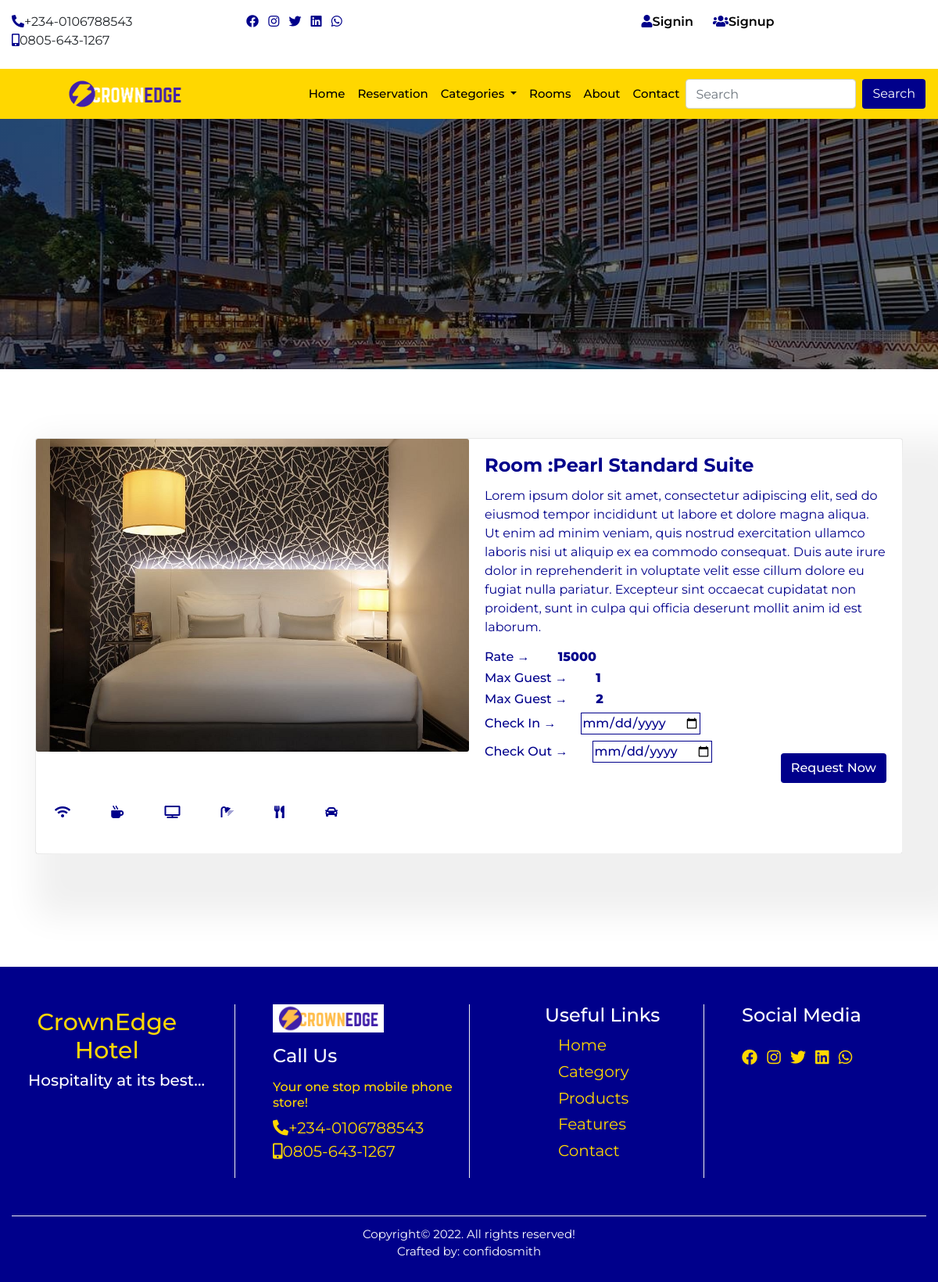
Page /details/2/pearl-standard-suite on the committed database.
### home/models.py (models this page shows, shortened)
class CompanyProfile(models.Model):
    name = models.CharField(max_length=50)
    keyword = models.CharField(max_length=150)
    description = models.CharField(max_length=150)
    logo = models.ImageField(upload_to='logo', blank=True, null=True)
    favicon = models.ImageField(upload_to='logo', blank=True, null=True, default='/favicon-96x96.png')
    carousel = models.ImageField(upload_to='carousel', blank=True, null=True)
    carousel2 = models.ImageField(upload_to='carousel', blank=True, null=True)
    carousel3 = models.ImageField(upload_to='carousel', blank=True, null=True)
    carousel4 = models.ImageField(upload_to='carousel', blank=True, null=True)
    banner = models.ImageField(upload_to='banner', blank=True, null=True)
    mobile = models.CharField(max_length=20)
    mobile2 = models.CharField(max_length=20)
    address = models.CharField(max_length=100)
    email = models.EmailField()
    website = models.URLField()
    about = models.TextField()
    about2 = models.TextField()
    copyright_year = models.CharField(max_length=4)
    class Meta:
        db_table = 'companyprofile'
        managed = True
        verbose_name = 'CompanyProfile'
        verbose_name_plural = 'CompanyProfile'

### room/models.py (models this page shows, shortened)
class Room(models.Model):
    category = models.ForeignKey(Category,on_delete= models.CASCADE)
    tag = models.CharField(max_length=50)
    room_no = models.IntegerField()
    slug = models.SlugField(unique=True)
    room_img = models.ImageField(upload_to='room', blank=True, null=True)
    description = models.TextField()
    rate = models.IntegerField()
    amenity = models.CharField(max_length=100)
    standard_suite = models.BooleanField(default=False)
    luxury_suite = models.BooleanField(default=False)
    deluxe_suite = models.BooleanField(default=False)
    royal_suite = models.BooleanField(default=False)
    min_guest = models.IntegerField()
    max_guest = models.IntegerField()
    available = models.BooleanField(default=True)
    created_at = models.DateTimeField(auto_now_add=True)
    updated_at = models.DateTimeField(auto_now=True)
    class Meta:
        db_table = 'room'
        managed = True
        verbose_name = 'Room'
        verbose_name_plural = 'Room'

### home/views.py (the view)
# urls.py: path('details/<str:id>/<slug:slug>', views.details, name='details'),
def details(request, id, slug):
    detail = Room.objects.get(pk = id)
    context = {
        'detail':detail,
    }
    return render(request, 'details.html', context)

### home/context_processor.py (called while the page is built)
def dropdown(request):
    categories = Category.objects.all()
    context = {
        'categories':categories
    }
    return context

def company(request):
    cprofile = CompanyProfile.objects.get(pk=1)
    context = {
        'cprofile':cprofile
    }
    return context

def cartcount(request):
    count = Booking.objects.filter(user__username = request.user.username, paid=False)
    itemcount = 0
    for item in count:
        itemcount += item.no_days
    context = {
        'itemcount':itemcount
    }
    return context

### home/templatetags/sample_tags.py (called while the page is built)
@register.simple_tag
def intralink(main, link):
    return reverse(main) + '#' + link

### home/templates/details.html (shortened to what this page needs)
{% extends "base.html" %}
{% block header %} {% include 'header.html' %} {% endblock header %}
{% block banner %} {% include 'banner.html' %} {% endblock banner %}
{% block content %}
<div class="container mt-4 mb-5">
    <div class="row pt-5 pb-5">
        <div class="col-12 col-sm-12 col-md-12 col-lg-12 h-100 mt-3">
            <div class="card mb-3 w-100 h-100">
                <div class="row no-gutters detail-box">
                    <div class="col-md-6 detimg">
                        <img src="{{detail.room_img.url}}" class="card-img w-100">
                    </div>
                    <div class="col-md-6">
                        <div class="card-body detail">
                            <h4 class="card-title">Room :{{detail.tag|title}}</h4>
                            <p class="card-text">{{detail.description}}</p>
                            <h6>Rate &RightArrow; <span> {{detail.rate}}</span></h6>
                            <h6>Max Guest &RightArrow; <span> {{detail.min_guest}}</span></h6>
                            <h6>Max Guest &RightArrow; <span> {{detail.max_guest}}</span></h6>
                            <form method="POST" action="{% url 'booking' %}">
                                <label for="">Check In &RightArrow;<input type="date" name="checkin" required></label>
                                <label for="">Check Out &RightArrow;<input type="date" name="checkout" required></label>
                                <button type="submit" class="btn ml-5 mt-3 float-right detail-btn">Request Now</button>
                            </form>
                        </div>
                    </div>
                    <div class="features">
                      <ul class="list-inline">
                          <li class="list-inline-item m-4"><i class="fas fa-wifi"></i></li>
                          <li class="list-inline-item m-4"><i class="fas fa-mug-hot"></i></li>
                          <li class="list-inline-item m-4"><i class="fas fa-tv"></i></li>
                          <li class="list-inline-item m-4"><i class="fas fa-shower"></i></li>
                          <li class="list-inline-item m-4"><i class="fas fa-utensils"></i></li>
                          <li class="list-inline-item m-4"><i class="fas fa-car"></i></li>
                      </ul>
                    </div>
                </div>
            </div>
        </div>
    </div>
  </div>
{% endblock content %}
{% block footer %} {% include 'footer.html' %} {% endblock footer %}

### home/templates/header.html (shortened to what this page needs)
{% load sample_tags %}
<div class="container-fluid">
    <div class="row">
      <div class="col-12 col-sm-6 col-md-2 col-lg-3 mt-3 mb-2 hide">
        <ul class="list-inline">
          <li class="list-inline-item"><a href=""><i class="fas fa-phone-alt"></i></a><span>+234-0106788543</span></li>
          <li class="list-inline-item"><a href=""><i class="fas fa-mobile-alt"></i></a><span>0805-643-1267</span></li>
        </ul>
      </div>
      <div class="col-12 col-sm-6 col-md-2 col-lg-3 mt-3 mb-2 hide">
        <ul class="list-inline">
          <li class="list-inline-item"><a href=""><i class="fab fa-facebook"></i></a></li>
          <li class="list-inline-item"><a href=""><i class="fab fa-instagram"></i></a></li>
          <li class="list-inline-item"><a href=""><i class="fab fa-twitter"></i></a></li>
          <li class="list-inline-item"><a href=""><i class="fab fa-linkedin"></i></a></li>
          <li class="list-inline-item"><a href=""><i class="fab fa-whatsapp"></i></a></li>
        </ul>
      </div>
      <div class="col-12 col-sm-12 col-md-8 col-lg-6 mt-3 mb-2 auth">
        <ul class="">
          {% if user.is_authenticated %}
            <li class=""><a href="{% url 'profile' %}" class="welcome">welcome <span>
              {% if user.first_name %}
                {{request.user.first_name}}
              {% else %}
                {{request.user.username}}
              {% endif %}
            </span></i></a></li>
            <li class=""><a href="" class="welimg"><img src=""></a></li>
            <li class=""><a href="{% url 'profile' %}" class="user-btn"><span>profile</span></a></li>
            <li class=""><a href="{% url 'signout' %}" class="user-btn"><span>signout</span></a></li>
            <li class="">
              <a href="{% url 'booked' %}" class="user-btn">
                {% if itemcount > 0  %}
                <span class="badge badge-pill badge-primary">
                  <i class="fas fa-bed"></i>
                  <span class="badge badge-pill badge-primary">{{itemcount}}</span>
                </span>
              {% else %}
              <i class="fas fa-bed"></i>
                {% endif %}
              </a>
              </li>
          {% else %}
            <li class=""><a href="{% url 'signin' %}" class="user-btn"><i class="fas fa-user"></i><span>signin</span></a></li>
            <li class=""><a href="{% url 'signup' %}" class="user-btn"><i class="fas fa-users"></i><span>signup</span></a></li>
          {% endif %}
        </ul>
      </div>
    </div>
  </div>
      <nav class="navbar navbar-expand-lg navbar-light sticky-top">
        <a class="navbar-brand" href="{% url 'home' %}"><img src="{{cprofile.logo.url}}" alt=""></a>
        <div class="collapse navbar-collapse" id="navbarSupportedContent">
          <ul class="navbar-nav ml-auto">
            <li class="nav-item active">
              <a class="nav-link" href="{% url 'home' %}">home <span class="sr-only">(current)</span></a>
            </li>
            <li class="nav-item">
              <a class="nav-link" href="">reservation</a>
            </li>
            <li class="nav-item dropdown">
              <a class="nav-link dropdown-toggle" href="/index2.html" id="navbarDropdown" role="button" data-toggle="dropdown" aria-haspopup="true" aria-expanded="false">
                categories
              </a>
            </li>
            <li class="nav-item">
              <a class="nav-link" href="{% url 'rooms' %}">rooms</a>
            </li>
            <li class="nav-item">
              <a class="nav-link" href="#aboutus">about</a>
            </li>
            <li class="nav-item">
              <a class="nav-link" href="{% intralink 'home' 'contact' %}">contact</a>
            </li>
          </ul>
          <form class="form-inline my-2 my-lg-0" action="{% url 'search' %}" method="POST">
            <input class="form-control mr-sm-2" name="search" type="search" placeholder="Search" aria-label="Search">
            <button class="btn form-btn" type="submit">Search</button>
          </form>
        </div>
      </nav>

### home/static/css/style.css (style rules this page uses)
* { margin: 0px; padding: 0px; box-sizing: border-box; }
body { font-family: 'Montserrat', sans-serif; }
html { scroll-behavior: smooth; }
.hide a { color: darkblue; }
.user-btn { color: darkblue; font-weight: 400; padding-left: 1rem; padding-right: .3rem; }
.user-btn span { color: black; font-weight: 600; text-transform: capitalize; }
.auth { display: flex; justify-content: space-around; }
.auth li { display: inline; }
.navbar { background: gold; }
#navbarSupportedContent a { color: black; text-transform: capitalize; font-size: 15px; font-weight: 500; }
.navbar img { width: 50%; margin-left: 20%; }
.navbar-nav { margin-left: 50%; }
.form-btn { color:white; background: darkblue; }
.detail-box { box-shadow: 40px 40px 40px 40px #f0f0f0; }
.detail { color: darkblue; }
.detimg img { height: 50vh; }
.detail h4 { font-weight: 700; }
.detail h6 { font-weight: 500; }
.detail label { font-weight: 500; }
.detail h6 span { color: darkblue; font-weight: 800; margin-left: 2rem; }
.detail form input { color: darkblue; font-weight: 500; margin-left: 2rem; border: 1px solid darkblue; outline: none; }
.detail-btn { background: darkblue; color: white; font-weight: 500; cursor: pointer; }
.features .fas { color: darkblue; }

### rows in the picture
CompanyProfile: logo (picture)
Room: room_img (picture), tag "Pearl Standard Suite", description "Lorem ipsum dolor sit amet, consectetur adipiscing elit, sed do eiusmod tempor incididunt ut labore et dolore magna aliqua. Ut enim ad minim veniam, quis nostrud exercitation ullamco laboris nisi ut aliquip ex ea commodo consequat. Duis aute irure dolor in reprehenderit in voluptate velit esse cillum dolore eu fugiat nulla pariatur. Excepteur sint occaecat cupidatat non proident, sunt in culpa qui officia deserunt mollit anim id est laborum.", rate "15000", min_guest "1", max_guest "2"
